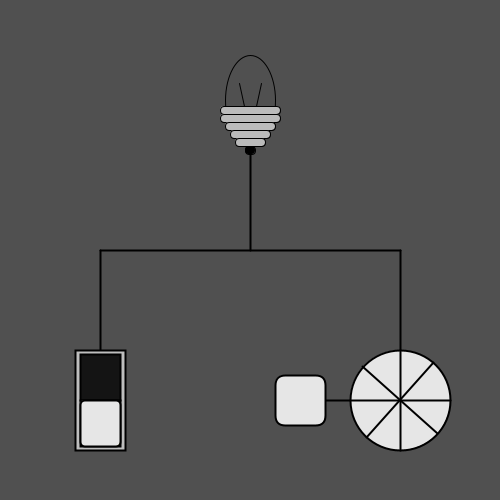
Frame 1 (no input)
Frame 60 (the mouse pressed at the canvas centre just before this capture): identical to frame 1, image omitted
Frame 120 (the mouse held since frame 60 and released just before this capture): identical to frame 1, image omitted

The Processing sketch that drew this single still picture (run headless with seeded random() and noise(); from frame 60 on, the mouse is pressed at the canvas centre):

// Processing sketch: Lightswitch
// ── Lightswitch.pde
DebugTool debugger;
Lightbulb lightbulb;
Generator generator;
SwitchBox switchbox;

void setup() {
  size(500,500);
  rectMode(RADIUS);

  debugger = new DebugTool(5);
  lightbulb = new Lightbulb();
  generator = new Generator();
  switchbox = new SwitchBox();
}

void draw() {
  background (80);
  lightbulb.draw();
  switchbox.draw();
  generator.draw();
  //debugger.positionDebug();
}

void mouseClicked() {
  //debugger.printMouseCoordinates();

  if (switchbox.collider.isWithin(mouseX,mouseY)) {
    switchbox.toggleSwitchbox();
  }

  if (generator.boxCollider.isWithin(mouseX,mouseY)) {
    generator.turnGenerator();
  }
}

class CollisionBox {
  int x;
  int y;
  int xRad;
  int yRad;
  public CollisionBox(int x, int y, int xRadius, int yRadius) {
    this.x = x;
    this.y = y;
    xRad = xRadius;
    yRad = yRadius;
  }

  boolean withinX (int checkX) {
    return checkX <= (x + xRad/2.0) && checkX >= (x - xRad/2.0);
  }

  boolean withinY (int checkY) {
    return checkY <= (y + yRad/2.0) && checkY >= (y - yRad/2.0);
  }

  boolean isWithin(int checkX, int checkY) {
    return withinX(checkX) && withinY(checkY);
  }
}

class DebugTool {

  int pX;
  int pY;
  int sens;

  public DebugTool(int sensitivity) {
    pX = 0;
    pY = 0;
    sens = sensitivity;
  }

  void positionDebug() {
    line(mouseX,0,mouseX,height);
    line(0,mouseY,width,mouseY);
    if ( pow(pow(abs(mouseX - pX),2)+pow(abs(mouseY - pY),2),0.5) > sens)
    {
      printMouseCoordinates();
    }
    pX = mouseX;
    pY = mouseY;
  }

  void printMouseCoordinates() {
    println("(" + mouseX + "," + mouseY + ")");
  }
}

class Lightbulb {

  int maxBrightness;
  int currentBrightness;
  float brightnessDegrade;

  public Lightbulb() {
    maxBrightness = 240;
    currentBrightness = 0;
    brightnessDegrade = 3;
  }

  void draw() {
    if (switchbox.on && frameCount % 3 == 0) {
      currentBrightness = maxBrightness;
  }
    strokeWeight(1);
    fill(240,240,0,currentBrightness);
    ellipse(250,100,50,90);
    fill(187);
    rect(250,110,30,4,10);
    rect(250,118,30,4,10);
    rect(250,126,25,4,10);
    rect(250,134,20,4,10);
    rect(250,142,15,4,10);
    fill(0);
    rect(250,150,5,4,10);
    line(256,106,261,83);
    line(244,106,239,83);
    strokeWeight(2);
    line(250,150,250,250);
    line(400,250,100,250);
    line(100,250,100,350);
    for (int r = currentBrightness; r > 50; r-=5) {
      noStroke();
      fill(250,250,0,5);
      ellipse(250,94,r,r);
      stroke(0);
    }
    if (currentBrightness > 0) {
      currentBrightness -= brightnessDegrade;
    }
  }

  void addBrightness(int lumens) {
    if (currentBrightness < 255) {
      currentBrightness += lumens;
    }
  }
}

class Generator {
  color clickedFill;
  float spinSpeed;
  float angleGoTo;
  float originAngle;
  float currentAngle;
  float t;
  CollisionBox boxCollider;

  public Generator() {
    boxCollider = new CollisionBox(300,400,25,25);
    currentAngle = 0;
    clickedFill = color(120);
  }

  void draw() {
    strokeWeight(2);
    line(400,250,400,350);
    line(300,400,350,400);
    rect(300,400,25,25,10);
    translate(400,400);
    currentAngle = lerp(originAngle,angleGoTo,t);
    rotate(currentAngle);
    ellipse(0,0,100,100);
    line(-50,0,50,0);
    line(0,-50,0,50);
    rotate(40);
    line(-50,0,50,0);
    line(0,-50,0,50);
    translate(-400,-400);
    if (t < 1) {
      t += (2/frameRate)*(1-t);
    }
  }

  void turnGenerator() {
    t = 0;
    originAngle = currentAngle;
    lightbulb.addBrightness(30);
    angleGoTo += 1;
  }
}

class SwitchBox {
  int onPosition;
  int offPosition;
  int position;
  boolean on;
  CollisionBox collider;

  public SwitchBox() {
    on = false;
    onPosition = 378;
    offPosition = 423;
    position = offPosition;
    collider = new CollisionBox(100,400,20,46);
  }

  void toggleSwitchbox() {
    if (on) {
      position = offPosition;
    }
    else {
      position = onPosition;
    }
    on = !on;
  }

  void draw() {
    fill(190);
    rect(100,400,25,50);
    fill(20);             // Off fill
    rect(100,377,20,23);  // Off background
    fill(230,230,0);      // On fill
    rect(100,423,20,23);  // On background
    fill(230);
    rect(100,position,20,23,5);
  }
}
